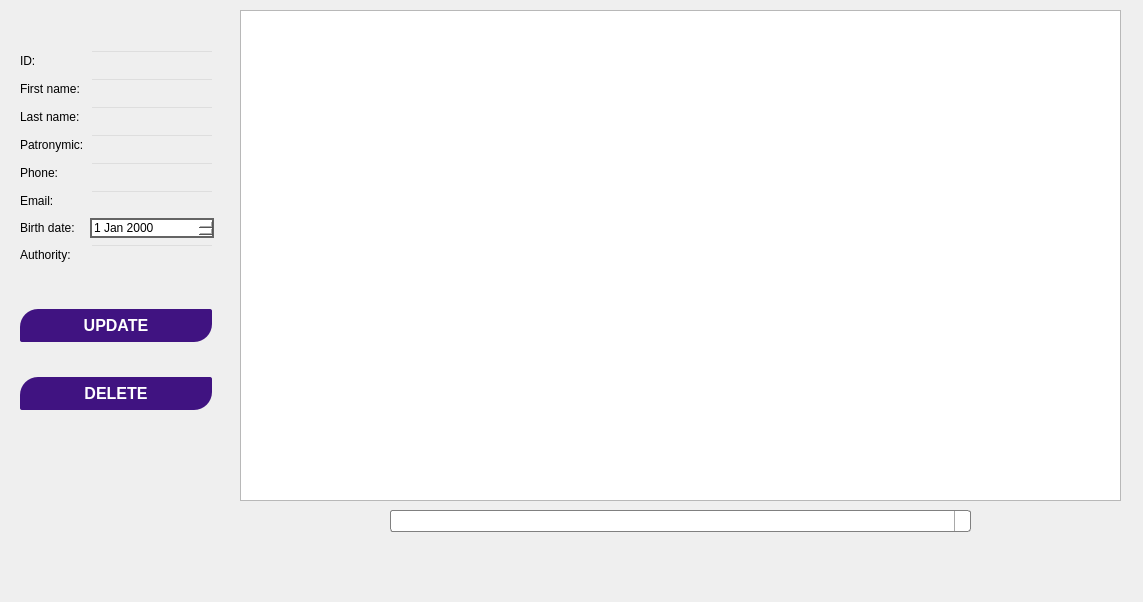
<?xml version="1.0" encoding="UTF-8"?>
<ui version="4.0">
 <class>adminWindow</class>
 <widget class="QMainWindow" name="adminWindow">
  <property name="windowModality">
   <enum>Qt::WindowModal</enum>
  </property>
  <property name="geometry">
   <rect>
    <x>0</x>
    <y>0</y>
    <width>1143</width>
    <height>602</height>
   </rect>
  </property>
  <property name="windowTitle">
   <string>Administration</string>
  </property>
  <property name="whatsThis">
   <string/>
  </property>
  <property name="styleSheet">
   <string notr="true"/>
  </property>
  <widget class="QWidget" name="centralwidget">
   <property name="styleSheet">
    <string notr="true"/>
   </property>
   <widget class="QTableView" name="tableView">
    <property name="geometry">
     <rect>
      <x>240</x>
      <y>10</y>
      <width>881</width>
      <height>491</height>
     </rect>
    </property>
    <property name="font">
     <font>
      <family>Comic Sans MS</family>
      <pointsize>10</pointsize>
     </font>
    </property>
    <property name="styleSheet">
     <string notr="true"/>
    </property>
    <property name="frameShadow">
     <enum>QFrame::Raised</enum>
    </property>
    <property name="gridStyle">
     <enum>Qt::SolidLine</enum>
    </property>
    <property name="sortingEnabled">
     <bool>true</bool>
    </property>
   </widget>
   <widget class="QWidget" name="formLayoutWidget">
    <property name="geometry">
     <rect>
      <x>20</x>
      <y>50</y>
      <width>194</width>
      <height>231</height>
     </rect>
    </property>
    <layout class="QFormLayout" name="formLayout">
     <item row="0" column="0">
      <widget class="QLabel" name="label">
       <property name="text">
        <string>ID:</string>
       </property>
      </widget>
     </item>
     <item row="0" column="1">
      <widget class="QLineEdit" name="id_edit">
       <property name="styleSheet">
        <string notr="true">background: transparent;</string>
       </property>
       <property name="readOnly">
        <bool>true</bool>
       </property>
      </widget>
     </item>
     <item row="1" column="0">
      <widget class="QLabel" name="label_2">
       <property name="styleSheet">
        <string notr="true">background: transparent;</string>
       </property>
       <property name="text">
        <string>First name:</string>
       </property>
      </widget>
     </item>
     <item row="1" column="1">
      <widget class="QLineEdit" name="fn_edit">
       <property name="styleSheet">
        <string notr="true">background: transparent;</string>
       </property>
      </widget>
     </item>
     <item row="2" column="0">
      <widget class="QLabel" name="label_3">
       <property name="styleSheet">
        <string notr="true">background: transparent;</string>
       </property>
       <property name="text">
        <string>Last name:</string>
       </property>
      </widget>
     </item>
     <item row="2" column="1">
      <widget class="QLineEdit" name="ln_edit">
       <property name="styleSheet">
        <string notr="true">background: transparent;</string>
       </property>
      </widget>
     </item>
     <item row="3" column="0">
      <widget class="QLabel" name="label_4">
       <property name="styleSheet">
        <string notr="true">background: transparent;</string>
       </property>
       <property name="text">
        <string>Patronymic:</string>
       </property>
      </widget>
     </item>
     <item row="3" column="1">
      <widget class="QLineEdit" name="patronymic_edit">
       <property name="styleSheet">
        <string notr="true">background: transparent;</string>
       </property>
      </widget>
     </item>
     <item row="4" column="0">
      <widget class="QLabel" name="label_5">
       <property name="styleSheet">
        <string notr="true">background: transparent;</string>
       </property>
       <property name="text">
        <string>Phone:</string>
       </property>
      </widget>
     </item>
     <item row="4" column="1">
      <widget class="QLineEdit" name="phone_edit">
       <property name="styleSheet">
        <string notr="true">background: transparent;</string>
       </property>
      </widget>
     </item>
     <item row="5" column="0">
      <widget class="QLabel" name="label_6">
       <property name="styleSheet">
        <string notr="true">background: transparent;</string>
       </property>
       <property name="text">
        <string>Email:</string>
       </property>
      </widget>
     </item>
     <item row="5" column="1">
      <widget class="QLineEdit" name="email_edit">
       <property name="styleSheet">
        <string notr="true">background: transparent;</string>
       </property>
       <property name="readOnly">
        <bool>true</bool>
       </property>
      </widget>
     </item>
     <item row="6" column="0">
      <widget class="QLabel" name="label_7">
       <property name="styleSheet">
        <string notr="true">background: transparent;</string>
       </property>
       <property name="text">
        <string>Birth date:</string>
       </property>
      </widget>
     </item>
     <item row="6" column="1">
      <widget class="QDateEdit" name="date_edit">
       <property name="styleSheet">
        <string notr="true">QDateEdit#date_edit
{
    background-color: white;
    border-style: solid;
    border-width: 2px;
    border-color: rgb(100,100,100);
    spacing: 5px; 
}


QDateEdit#date_edit::drop-down {
    width:50px;
    height:15px;
    subcontrol-position: right top;
    subcontrol-origin:margin;
    background-color: white;
    border-style: solid;
    border-width: 4px;
    border-color: rgb(100,100,100);
   spacing: 5px; 
}</string>
       </property>
      </widget>
     </item>
     <item row="7" column="0">
      <widget class="QLabel" name="label_8">
       <property name="styleSheet">
        <string notr="true">background: transparent;</string>
       </property>
       <property name="text">
        <string>Authority:</string>
       </property>
      </widget>
     </item>
     <item row="7" column="1">
      <widget class="QLineEdit" name="authority_edit">
       <property name="styleSheet">
        <string notr="true">background: transparent;</string>
       </property>
       <property name="inputMask">
        <string/>
       </property>
      </widget>
     </item>
    </layout>
   </widget>
   <widget class="QWidget" name="verticalLayoutWidget">
    <property name="geometry">
     <rect>
      <x>20</x>
      <y>280</y>
      <width>192</width>
      <height>161</height>
     </rect>
    </property>
    <layout class="QVBoxLayout" name="verticalLayout">
     <item>
      <widget class="QPushButton" name="update_button">
       <property name="styleSheet">
        <string notr="true">QPushButton#update_button{
	font: bold 16px;
	font-weight: 700;
	color: white;
	text-decoration: none;
	padding: 7px;
	border: 3px hidden #45A405;
	border-top-left-radius: 18px;
    border-top-right-radius: 2px;
    border-bottom-right-radius: 18px;
    border-bottom-left-radius: 2px;
	background: rgb(64,19,129);
}
QPushButton#update_button:hover{
	background: rgb(53, 16, 200);
}

QPushButton#update_button:pressed {
    background-color: rgb(24, 25, 155);
    border-style: inset;
}</string>
       </property>
       <property name="text">
        <string>UPDATE</string>
       </property>
      </widget>
     </item>
     <item>
      <widget class="QPushButton" name="delete_button">
       <property name="styleSheet">
        <string notr="true">QPushButton#delete_button{
	font: bold 16px;
	font-weight: 700;
	color: white;
	text-decoration: none;
	padding: 7px;
	border: 3px hidden #45A405;
	border-top-left-radius: 18px;
    border-top-right-radius: 2px;
    border-bottom-right-radius: 18px;
    border-bottom-left-radius: 2px;
	background: rgb(64,19,129);
}
QPushButton#delete_button:hover{
	background: rgb(53, 16, 200);
}

QPushButton#delete_button:pressed {
    background-color: rgb(24, 25, 155);
    border-style: inset;
}</string>
       </property>
       <property name="text">
        <string>DELETE</string>
       </property>
      </widget>
     </item>
    </layout>
   </widget>
   <widget class="QComboBox" name="comboBox">
    <property name="geometry">
     <rect>
      <x>390</x>
      <y>510</y>
      <width>581</width>
      <height>22</height>
     </rect>
    </property>
    <property name="styleSheet">
     <string notr="true">QComboBox#comboBox {
    border: 1px solid gray;
    border-radius: 3px;
    padding: 1px 18px 1px 3px;
    min-width: 6em;
}

QComboBox#comboBox:editable {
    background: white;
}

QComboBox#comboBox:!editable, QComboBox::drop-down:editable {
     background: qlineargradient(x1: 0, y1: 0, x2: 0, y2: 1,
                                 stop: 0 #E1E1E1, stop: 0.4 #DDDDDD,
                                 stop: 0.5 #D8D8D8, stop: 1.0 #D3D3D3);
}

QComboBox#comboBox:!editable:on, QComboBox#comboBox::drop-down:editable:on {
    background: qlineargradient(x1: 0, y1: 0, x2: 0, y2: 1,
                                stop: 0 #D3D3D3, stop: 0.4 #D8D8D8,
                                stop: 0.5 #DDDDDD, stop: 1.0 #E1E1E1);
}

QComboBox#comboBox:on {
    padding-top: 3px;
    padding-left: 4px;
}

QComboBox#comboBox::drop-down {
    subcontrol-origin: padding;
    subcontrol-position: top right;
    width: 15px;

    border-left-width: 1px;
    border-left-color: darkgray;
    border-left-style: solid;
    border-top-right-radius: 3px;
    border-bottom-right-radius: 3px;
}

QComboBox#comboBox::down-arrow {
    image: url(/usr/share/icons/crystalsvg/16x16/actions/1downarrow.png);
}

QComboBox#comboBox::down-arrow:on { 
    top: 1px;
    left: 1px;
}</string>
    </property>
   </widget>
  </widget>
  <widget class="QMenuBar" name="menubar">
   <property name="geometry">
    <rect>
     <x>0</x>
     <y>0</y>
     <width>1143</width>
     <height>26</height>
    </rect>
   </property>
   <property name="styleSheet">
    <string notr="true">background: transparent;</string>
   </property>
  </widget>
  <widget class="QStatusBar" name="statusbar">
   <property name="styleSheet">
    <string notr="true">background: transparent;</string>
   </property>
  </widget>
 </widget>
 <resources/>
 <connections/>
</ui>
